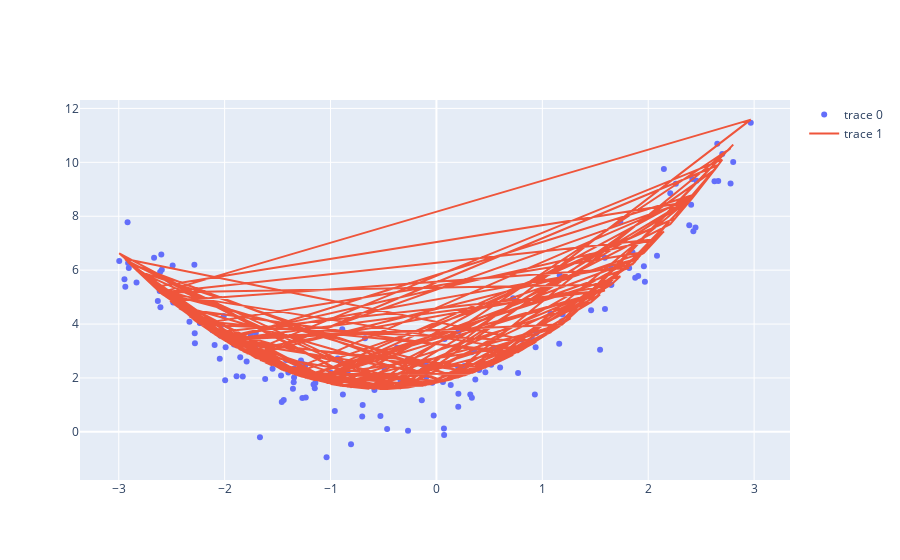

The notebook cell this image was saved under:
### Code cell
fig = go.Figure()
fig.add_trace(go.Scatter(x=X_train.ravel(),y = y_train.ravel(),mode = 'markers'))
fig.add_trace(go.Scatter(x=X_train.ravel(),y = plr.predict(X_train_poly).ravel(),mode = 'lines'))

### Figure 1 — Plotly figure (JSON) as saved in the notebook; plotly's stock layout.template omitted (floating-point values rounded to 4 significant figures; data arrays with more than 128 entries replaced by an {"elided": "..."} marker saying what was removed)
{"data": [{"mode": "markers", "type": "scatter", "x": {"elided": "160 float values"}, "y": {"elided": "160 float values"}}, {"mode": "lines", "type": "scatter", "x": {"elided": "160 float values"}, "y": {"elided": "160 float values"}}], "layout": {"autosize": true, "xaxis": {"autorange": true, "range": [-3.399, 3.372], "type": "linear"}, "yaxis": {"autorange": true, "range": [-1.966, 12.49], "type": "linear"}}}
